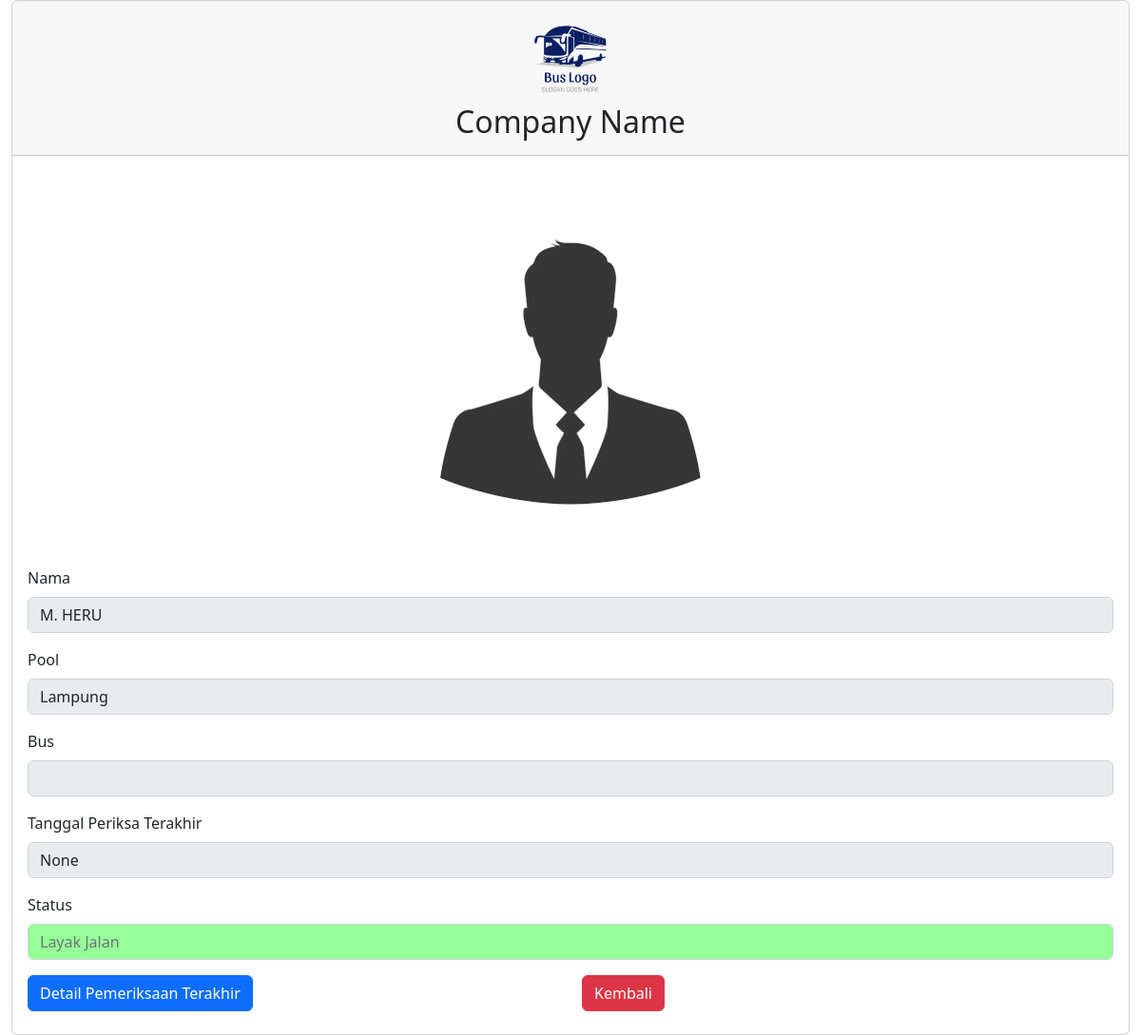
The app's page /pengemudi/1801041004670010 (signed in) with its own data.
### LayakMengemudi/models.py (models this page shows, shortened)
class Pengemudi(models.Model):
    nama = models.CharField(max_length=100)
    tanggal_lahir = models.DateField(null=False, blank=False)#default=datetime.utcnow().date())
    kota_kelahiran = models.CharField(max_length=50, null=False, blank=False)
    alamat = models.TextField(null=False, blank=False)
    nik = models.CharField(max_length=16, null=False, blank=False, unique=True)
    nomor_hp = models.CharField(max_length=15, null=True, blank=True, unique=True)
    email = models.EmailField(null=True, blank=True, unique=True)
    pendidikan_terakhir = models.CharField(max_length=6, null=True, blank=True)
    pool = models.CharField(max_length=50, null=True, blank=True)
    bus = models.CharField(max_length=6,null=True, blank=True)
    class StatusJalan(models.TextChoices):
        LAYAK = 'L', _('Layak Jalan')
        TIDAK = 'TL', _('Tidak Layak Jalan')
    status = models.CharField(max_length=2, choices=StatusJalan.choices, default=StatusJalan.TIDAK)
    periksa_terakhir = models.DateTimeField(null=True)
    pasfoto = ResizedImageField(size=[300, 400], upload_to='images/%Y%m', default='images/no_pic.png')
    qrcode_path = models.CharField(max_length=256)

### LayakMengemudi/views.py (the view)
# urls.py: path('pengemudi/<slug:slug>', PengemudiDetail.as_view(), name='pengemudi-detail'),
class PengemudiDetail(LoginRequiredMixin,DetailView):
    login_url = 'auth/login'
    model = Pengemudi
    template_name = 'pengemudi_detailview.html'
    slug_field = 'nik'
    def get_queryset(self):
        id = self.kwargs['slug']
        return Pengemudi.objects.all() #filter(nik=id)
    def get_context_data(self, **kwargs):
        detail = super(PengemudiDetail, self).get_context_data(**kwargs)
        if self.request.POST:
            detail['konteks'] = FormPemeriksaanTerakhir (
                self.request.POST, instance=self.object, queryset=Pemeriksaan.objects.order_by('tanggal')) #belum fix, supaya ditampilkan hasil periksa terakhir
        else:
            detail['konteks'] = FormPemeriksaanTerakhir(instance=self.object)
        return detail

### templates/pengemudi_detailview.html (shortened to what this page needs)
{% load static %}
<!DOCTYPE html>
<html lang="en">
<head>
    <link rel="stylesheet" href="https://cdn.jsdelivr.net/npm/bootstrap@5.2.2/dist/css/bootstrap.min.css">
</head>
<body>
{% block content %}
 <div class="container-fluid">
    <form id="contactForm" data-sb-form-api-token="API_TOKEN">
        <div class="card">
            <div class="card-header mb-3 text-center">
                <img src="{% static '' %}bus-logo-small.png" width="100" >
                <h2>Company Name</h2>
            </div>
            <div class="card-body">
                <div class="text-center">
                    <img src="{{ object.pasfoto.url }}" />
                </div>
                <div class="mb-3">
                    <label class="form-label" for="nama">Nama</label>
                    <input class="form-control" id="nama" type="text" value="{{ object.nama }}" data-sb-validations="" disabled />
                </div>
                <div class="mb-3">
                    <label class="form-label" for="pool">Pool</label>
                    <input class="form-control" id="pool" type="text" value="{{ object.pool }}" data-sb-validations="" disabled />
                </div>
                <div class="mb-3">
                    <label class="form-label" for="bus">Bus</label>
                    <input class="form-control" id="bus" type="text" value="{{ object.bus }}" data-sb-validations="" disabled />
                </div>
                <div class="mb-3">
                    <label class="form-label" for="tanggalPeriksaTerakhir">Tanggal Periksa Terakhir</label>
                    <input class="form-control" id="tanggalPeriksaTerakhir" type="text" value="{{ object.periksa_terakhir }}" data-sb-validations="" disabled />
                </div>
                <div class="mb-3">
                    <label class="form-label" for="status">Status</label>
                    <input class="form-control" id="status" type="text" placeholder="{{ object.get_status_display }}" data-sb-validations="" disabled style="" />
                </div>
                <div class="row mb-2">
                    <div class="col sm-10">
                        <button type="button" class="btn btn-primary" data-bs-toggle="modal" data-bs-target="#exampleModal">Detail Pemeriksaan Terakhir</button>
                    </div>
                    <div class="col sm-4">
                        <button type="button" class="btn btn-danger" onclick="window.history.go(-1); return false;">Kembali</button>
                    </div>
                </div>
            </div>
        </div>
    </form>
 </div>
{% endblock %}
</body>
</html>

### records on screen
Pengemudi: pasfoto (placeholder picture), nama "M. HERU", pool "Lampung", periksa_terakhir "None", status "Layak Jalan"
